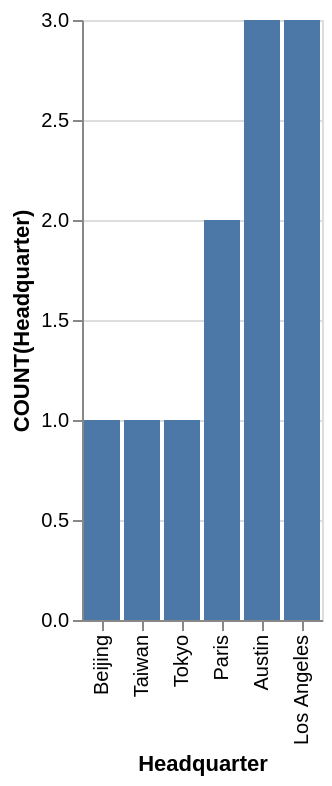

The Vega-Lite source for this figure:
### Vega-Lite specification from a JSON file in a GitHub repository (floating-point values rounded to 4 significant figures)
{"data": {"values": [{"x_data": "Beijing", "y_data": 1}, {"x_data": "Taiwan", "y_data": 1}, {"x_data": "Tokyo", "y_data": 1}, {"x_data": "Paris", "y_data": 2}, {"x_data": "Austin", "y_data": 3}, {"x_data": "Los Angeles", "y_data": 3}]}, "mark": "bar", "encoding": {"x": {"field": "x_data", "type": "nominal", "title": "Headquarter", "sort": {"op": "sum", "field": "y_data", "order": "ascending"}}, "y": {"field": "y_data", "type": "quantitative", "title": "COUNT(Headquarter)"}}}
